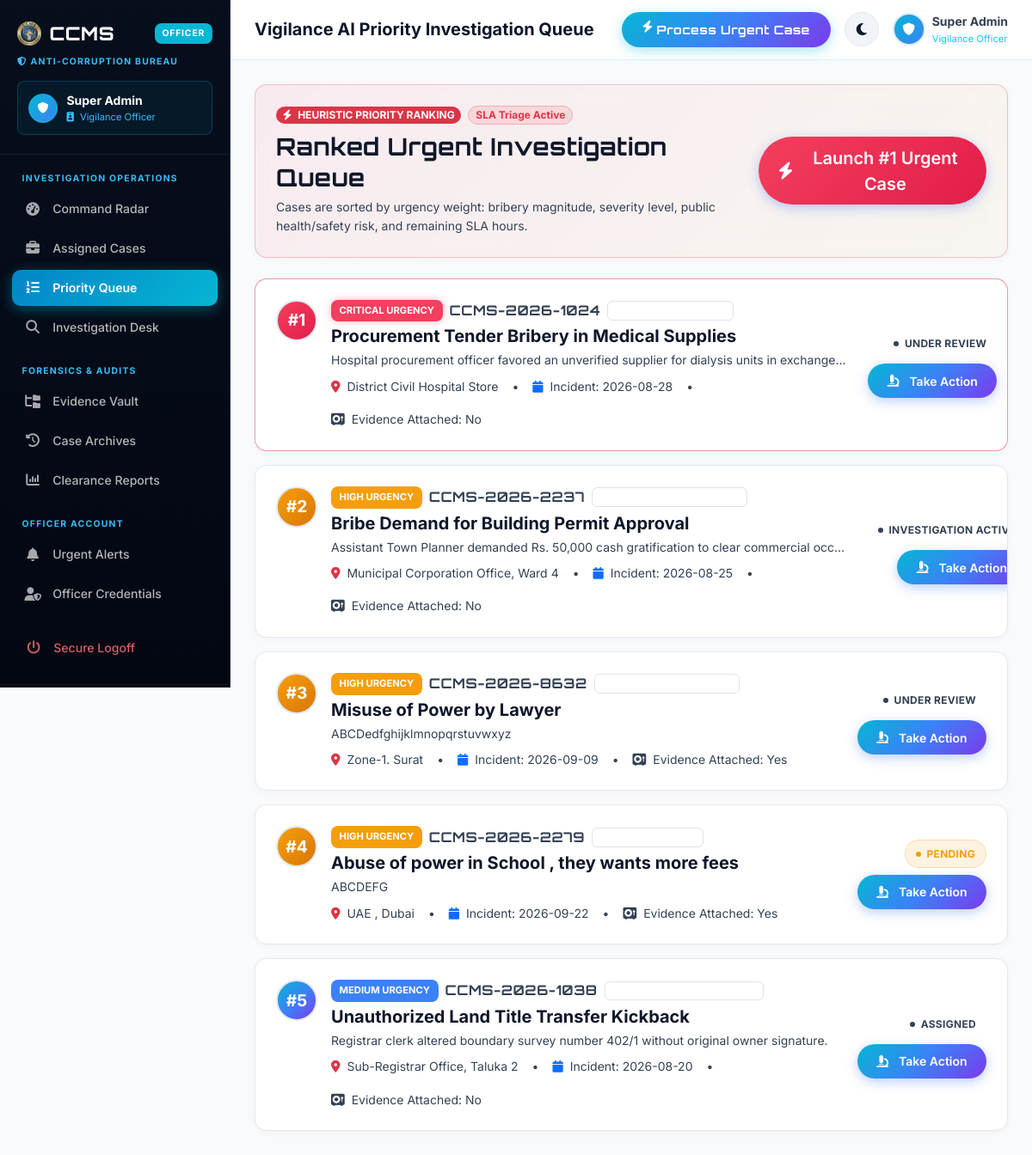
/officer/priority-queue (signed in), run on an earlier commit of the app's database.
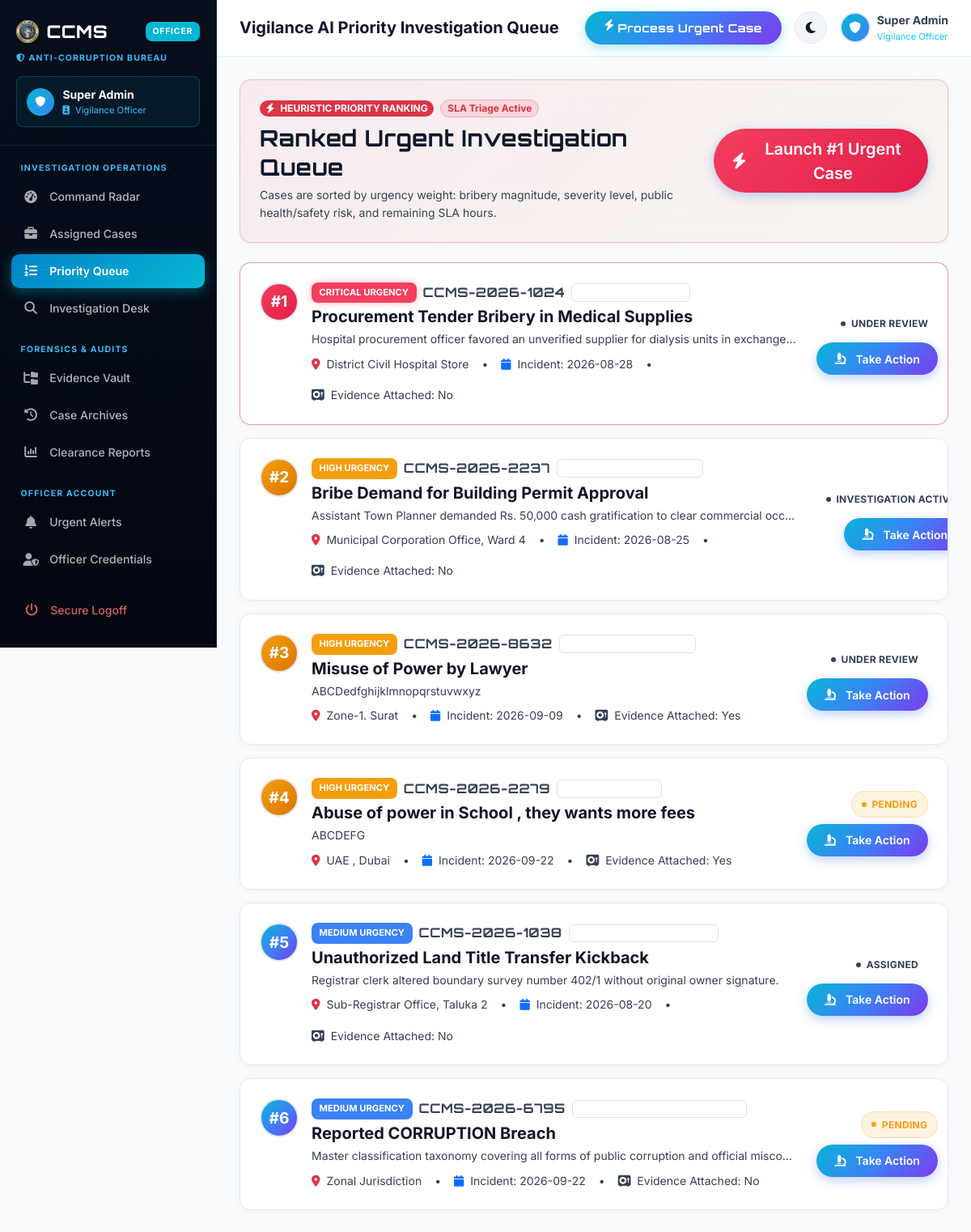
And on a later commit of the database.
### tables this page shows
CREATE TABLE complaints (
            complaint_id TEXT PRIMARY KEY,
            user_id INTEGER NOT NULL,
            complaint_title TEXT NOT NULL,
            misconduct_category TEXT NOT NULL,
            sector TEXT NOT NULL,
            incident_date TEXT NOT NULL,
            incident_time TEXT,
            location TEXT NOT NULL,
            description TEXT NOT NULL,
            anonymous_mode INTEGER DEFAULT 0,
            severity TEXT DEFAULT 'Medium',
            evidence_file TEXT,
            complaint_status TEXT DEFAULT 'Pending',
            assigned_officer TEXT,
            assigned_officer_id TEXT,
            investigation_notes TEXT,
            rating INTEGER,
            feedback TEXT,
            created_at DATETIME DEFAULT CURRENT_TIMESTAMP,
            updated_at DATETIME DEFAULT CURRENT_TIMESTAMP
        );

### app.py (the view)
@app.route("/officer/priority-queue")
@role_required("officer")
def officer_priority_queue():
    cases = db.query_db("SELECT * FROM complaints WHERE complaint_status NOT IN ('Resolved', 'Closed') ORDER BY CASE severity WHEN 'Critical' THEN 1 WHEN 'High' THEN 2 WHEN 'Medium' THEN 3 ELSE 4 END, created_at ASC")
    return render_template("officer/priority_queue.html", prioritized_cases=cases)

### app.py (called while the page is built, shortened)
def role_required(required_role):
    def decorator(f):
        @wraps(f)
        def decorated_function(*args, **kwargs):
            user_role = session.get("role", "citizen")
            if user_role != required_role and user_role != "admin":
                flash("You do not have authorization to view this command console.", "danger")
                return redirect(url_for("home"))
            return f(*args, **kwargs)
        return decorated_function
    return decorator

### db.py (called while the page is built)
def dict_factory(cursor, row):
    d = {}
    for idx, col in enumerate(cursor.description):
        d[col[0]] = row[idx]
    return d

def get_db_connection():
    conn = sqlite3.connect(DB_PATH, timeout=20.0, check_same_thread=False)
    conn.row_factory = dict_factory
    conn.execute("PRAGMA journal_mode=WAL;")
    return conn

def _normalize_query(query, args):
    if "ON DUPLICATE KEY UPDATE" in query.upper() and "system_settings" in query.lower():
        query = "INSERT OR REPLACE INTO system_settings (setting_key, setting_value) VALUES (?, ?)"
        if len(args) == 3:
            args = (args[0], args[1])
        return query, args
    normalized_query = query.replace("%s", "?")
    return normalized_query, args

def query_db(query, args=(), one=False):
    normalized_query, normalized_args = _normalize_query(query, args)
    conn = get_db_connection()
    try:
        cursor = conn.cursor()
        cursor.execute(normalized_query, normalized_args)
        result = cursor.fetchall()
        return (result[0] if result else None) if one else result
    finally:
        conn.close()

### templates/officer/priority_queue.html (shortened to what this page needs)
{% extends 'officer/base.html' %}
{% set active_page = 'priority_queue' %}
{% block page_heading %}Vigilance AI Priority Investigation Queue{% endblock %}
{% block content %}
<div class="ccms-card p-4 mb-4 glass-panel border-danger border-opacity-25"
  style="background: linear-gradient(135deg, rgba(244,63,94,0.08) 0%, rgba(245,158,11,0.05) 100%);">
  <div class="row align-items-center g-3">
    <div class="col-md-8">
      <div class="d-flex align-items-center gap-2 mb-2">
        <span class="badge bg-danger text-white fw-bold px-2.5 py-1 rounded-pill small">
          <i class="fas fa-bolt me-1"></i> HEURISTIC PRIORITY RANKING
        </span>
        <span
          class="badge bg-danger-subtle text-danger border border-danger-subtle px-2.5 py-1 rounded-pill small fw-bold">
          SLA Triage Active
        </span>
      </div>
      <h3 class="fw-bold text-heading brand-font mb-1">Ranked Urgent Investigation Queue</h3>
      <p class=" small mb-0">
        Cases are sorted by urgency weight: bribery magnitude, severity level, public health/safety risk, and remaining
        SLA hours.
      </p>
    </div>
    <div class="col-md-4 text-md-end">
      {% if prioritized_cases %}
      <a href="{{ url_for('officer_investigation', case_id=prioritized_cases[0].complaint_id) }}"
        class="btn btn-brand btn-lg" style="background: var(--gradient-danger);">
        <i class="fas fa-bolt me-1"></i> Launch #1 Urgent Case
      </a>
      {% endif %}
    </div>
  </div>
</div>
<div class="row g-3">
  {% for c in prioritized_cases %}
  <div class="col-12">
    <div
      class="ccms-card p-4 d-flex flex-column flex-md-row align-items-md-center justify-content-between gap-4 {% if loop.first %}border-danger border-opacity-50 shadow-md{% endif %}">
      <div class="d-flex align-items-start gap-3">
        <div class="user-avatar-circle flex-shrink-0"
          style="background: {% if c.severity == 'Critical' %}var(--gradient-danger){% elif c.severity == 'High' %}var(--gradient-gold){% else %}var(--gradient-cyber){% endif %}; width:48px; height:48px; font-size:1.2rem;">
          #{{ loop.index }}
        </div>
        <div>
          <div class="d-flex align-items-center gap-2 mb-1">
            <span class="badge-priority {{ c.severity }}">{{ c.severity }} Urgency</span>
            <span class="fw-bold text-cyan brand-font">{{ c.complaint_id }}</span>
            <span class="badge bg-subtle  border">{{ c.sector }}</span>
          </div>
          <h5 class="fw-bold text-heading mb-1">{{ c.complaint_title }}</h5>
          <p class=" small mb-2 text-truncate" style="max-width: 600px;">{{ c.description }}</p>
          <div class="d-flex flex-wrap align-items-center gap-3  small">
            <span><i class="fas fa-location-dot text-danger me-1"></i> {{ c.location }}</span> &bull;
            <span><i class="fas fa-calendar text-primary me-1"></i> Incident: {{ c.incident_date }}</span> &bull;
            <span><i class="fas fa-vault text-violet me-1"></i> Evidence Attached: {{ 'Yes' if c.evidence_file else 'No'
              }}</span>
          </div>
        </div>
      </div>
      <div class="d-flex flex-md-column align-items-end justify-content-between gap-2 flex-shrink-0">
        <span class="badge-status {{ c.complaint_status }}">{{ c.complaint_status }}</span>
        <a href="{{ url_for('officer_investigation', case_id=c.complaint_id) }}" class="btn btn-sm btn-brand"
          style="background:var(--gradient-cyber);">
          <i class="fas fa-microscope me-1"></i> Take Action
        </a>
      </div>
    </div>
  </div>
  {% endfor %}
</div>
{% endblock %}

### templates/officer/base.html (shortened to what this page needs)
<!doctype html>
<html lang="en" data-theme="dark">
<head>
  <link rel="stylesheet" href="https://cdn.jsdelivr.net/npm/bootstrap@5.3.3/dist/css/bootstrap.min.css">
  <link rel="stylesheet" href="https://cdnjs.cloudflare.com/ajax/libs/font-awesome/6.5.1/css/all.min.css">
  <link rel="stylesheet" href="{{ url_for('static', filename='css/theme.css') }}">
</head>
<body>
  <div class="app-wrapper">
    <aside class="app-sidebar" id="officerSidebar">
      <div class="app-sidebar-header">
        <div class="d-flex align-items-center justify-content-between">
          <a href="{{ url_for('officer_dashboard') }}" class="app-logo">
            <img src="{{ url_for('static', filename='logo.png') }}" alt="CCMS" height="28" class="rounded">
            <span>CCMS</span>
          </a>
          <span class="app-logo-badge" style="background:#06b6d4;">OFFICER</span>
        </div>
        <div class="small mt-2 d-flex align-items-center gap-1"
          style="font-size:0.65rem; font-weight:700; letter-spacing:1.2px; text-transform:uppercase; color:#38bdf8;">
          <i class="fas fa-shield-halved"></i> ANTI-CORRUPTION BUREAU
        </div>
        <div class="sidebar-user-card" style="background: rgba(6,182,212,0.08); border-color: rgba(6,182,212,0.25);">
          <div class="user-avatar-circle"
            style="background: linear-gradient(135deg, #06b6d4, #3b82f6); width:34px; height:34px; font-size:0.8rem; border-color: rgba(6,182,212,0.4);">
            <i class="fas fa-shield"></i>
          </div>
          <div class="overflow-hidden">
            <div class="fw-bold text-white small text-truncate" style="max-width: 140px;">
              {{ session.get('full_name', 'Inspector A. Verma') }}
            </div>
            <div class="small" style="font-size:0.7rem; color:#38bdf8;">
              <i class="fas fa-id-badge me-1"></i> {{ session.get('rank', 'Vigilance Officer') }}
            </div>
          </div>
        </div>
      </div>
      <div class="app-sidebar-nav">
        <div class="nav-section-title">INVESTIGATION OPERATIONS</div>
        <a href="{{ url_for('officer_dashboard') }}"
          class="sidebar-link {% if active_page == 'dashboard' %}active{% endif %}">
          <i class="fas fa-gauge-high"></i> <span>Command Radar</span>
        </a>
        <a href="{{ url_for('officer_assigned_cases') }}"
          class="sidebar-link {% if active_page == 'assigned_cases' %}active{% endif %}">
          <i class="fas fa-briefcase"></i> <span>Assigned Cases</span>
        </a>
        <a href="{{ url_for('officer_priority_queue') }}"
          class="sidebar-link {% if active_page == 'priority_queue' %}active{% endif %}">
          <i class="fas fa-list-ol"></i> <span>Priority Queue</span>
        </a>
        <a href="{{ url_for('officer_investigation') }}"
          class="sidebar-link {% if active_page == 'investigation' %}active{% endif %}">
          <i class="fas fa-magnifying-glass"></i> <span>Investigation Desk</span>
        </a>
        <div class="nav-section-title">FORENSICS &amp; AUDITS</div>
        <a href="{{ url_for('officer_evidence') }}"
          class="sidebar-link {% if active_page == 'evidence' %}active{% endif %}">
          <i class="fas fa-folder-tree"></i> <span>Evidence Vault</span>
        </a>
        <a href="{{ url_for('officer_history') }}"
          class="sidebar-link {% if active_page == 'history' %}active{% endif %}">
          <i class="fas fa-clock-rotate-left"></i> <span>Case Archives</span>
        </a>
        <a href="{{ url_for('officer_reports') }}"
          class="sidebar-link {% if active_page == 'reports' %}active{% endif %}">
          <i class="fas fa-chart-column"></i> <span>Clearance Reports</span>
        </a>
        <div class="nav-section-title">OFFICER ACCOUNT</div>
        <a href="{{ url_for('officer_notifications') }}"
          class="sidebar-link {% if active_page == 'notifications' %}active{% endif %}">
          <i class="fas fa-bell"></i> <span>Urgent Alerts</span>
        </a>
        <a href="{{ url_for('officer_profile') }}"
          class="sidebar-link {% if active_page == 'profile' %}active{% endif %}">
          <i class="fas fa-user-shield"></i> <span>Officer Credentials</span>
        </a>
        <a href="{{ url_for('logout') }}" class="sidebar-link logout-link text-danger mt-3">
          <i class="fas fa-power-off"></i> <span>Secure Logoff</span>
        </a>
      </div>
      <div class="sidebar-footer-card">
      </div>
    </aside>
    <main class="app-main">
      <header class="app-topbar" style="border-bottom: 1px solid rgba(6,182,212,0.15);">
        <div class="d-flex align-items-center gap-3">
          <h5 class="fw-bold mb-0 text-heading">{% block page_heading %}Officer Investigation Command{% endblock %}</h5>
        </div>
        <div class="d-flex align-items-center gap-3">
          <a href="{{ url_for('officer_priority_queue') }}" class="btn btn-sm btn-cyber d-none d-md-inline-flex">
            <i class="fas fa-bolt me-1"></i> Process Urgent Case
          </a>
          <button class="theme-toggle-btn" title="Toggle Dark/Light Mode">
            <i class="fas fa-moon"></i>
          </button>
          <div class="d-flex align-items-center gap-2">
            <div class="user-avatar-circle" style="background: linear-gradient(135deg, #06b6d4, #3b82f6);">
              <i class="fas fa-shield"></i>
            </div>
            <div class="d-none d-md-block text-start">
              <div class="fw-bold small text-heading">{{ session.get('full_name', 'Officer') }}</div>
              <div class="text-info" style="font-size:0.7rem;">Vigilance Officer</div>
            </div>
          </div>
        </div>
      </header>
      <div class="app-content">
        {% block content %}{% endblock %}
      </div>
    </main>
  </div>
</body>
</html>

What changed in the data, as far as the page shows it:
added complaints: severity "MEDIUM", complaint_id "CCMS-2026-6795", complaint_title "Reported CORRUPTION Breach", description "Master classification taxonomy covering all forms of public corruption and official misco…", location "Zonal Jurisdiction", incident_date "2026-09-22", evidence_file "No", complaint_status "PENDING"
